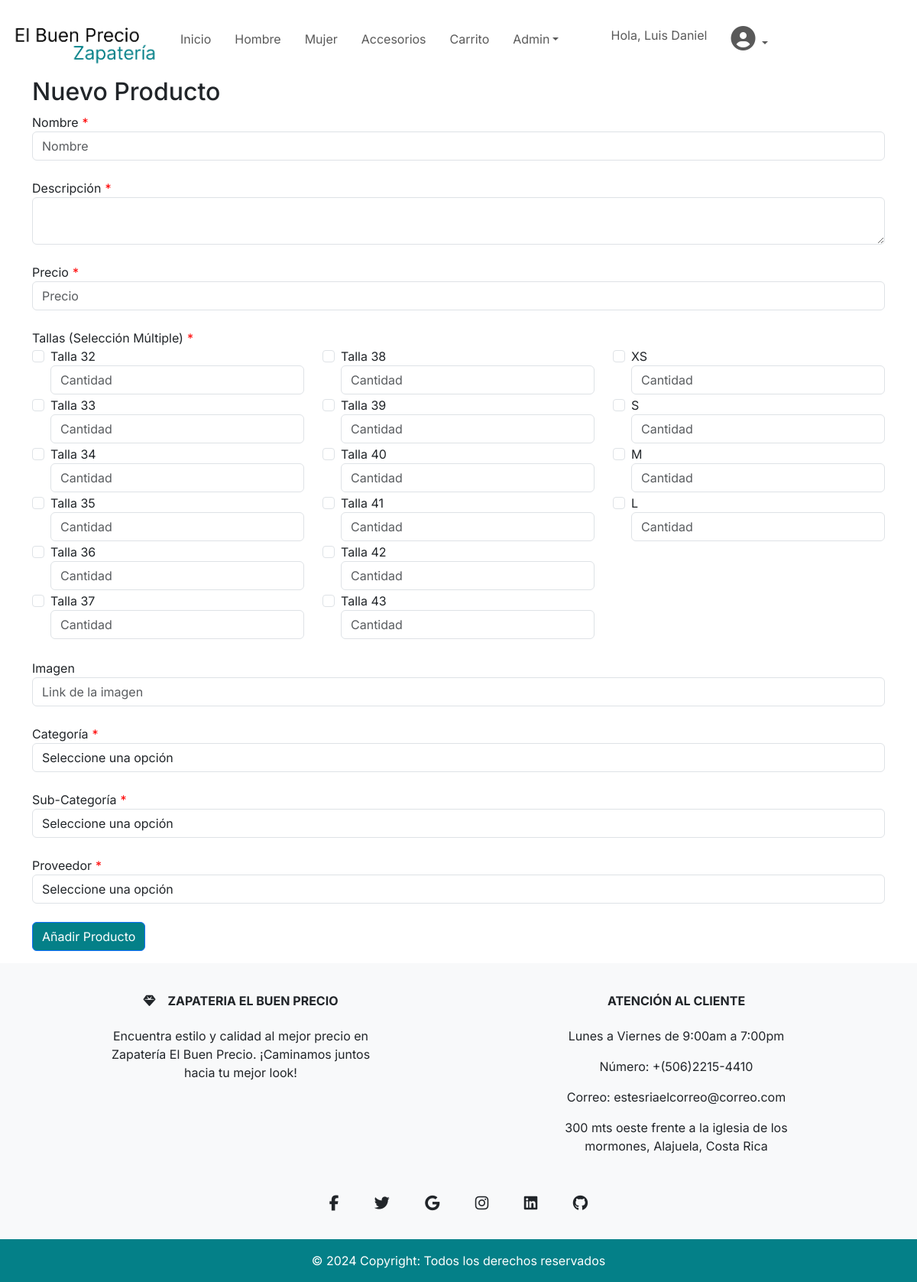
The app's page /agregarproducto.php (signed in) with its own data.
### tables this page shows
CREATE TABLE `tallas` (
  `Id_Talla` int(11) NOT NULL,
  `Descripcion` varchar(255) NOT NULL
);

### DAL/productosCrud.php (called while the page is built, shortened)
<?php
function getArray($sql) {
    try {
        $oConexion = conectarDb();
        if(mysqli_set_charset($oConexion, "utf8")){
            if(!$result = mysqli_query($oConexion, $sql)) die();
            $retorno = array();
            while ($row = mysqli_fetch_array($result)) {
                $retorno[] = $row;
            }
        }
    } catch (\Throwable $th) {
        echo $th;
    }finally{
        Desconectar($oConexion);
    }
    return $retorno;
}
?>

### agregarproducto.php (the view, shortened to what this page needs)
<?php
require_once "DAL/productosCrud.php";
$tallas = getArray("SELECT * FROM tallas");
$nombre = $descripcion = $precio = $cantidad = $talla = $imagen = $categoria = $proveedor = $subcategoria = '';
include_once 'include/templates/header.php';
?>
<main>
    <div class="container">
        <h2>Nuevo Producto</h2>
        <form method="post" action="<?php echo $_SERVER['PHP_SELF']; ?>">
            <div class="form-group">
                <label for="nombre">Nombre<span class="required">*</span></label>
                <input type="text" class="form-control" id="nombre" name="nombre" placeholder="Nombre" maxlength="255"
                    value="<?php echo htmlspecialchars($nombre); ?>">
            </div>
            <br>
            <div class="form-group">
                <label for="descripcion">Descripción<span class="required">*</span></label>
                <textarea class="form-control" id="descripcion" name="descripcion" rows="2"
                    maxlength="255"><?php echo htmlspecialchars($descripcion); ?></textarea>
            </div>
            <br>
            <div class="form-group">
                <label for="precio">Precio<span class="required">*</span></label>
                <input type="number" class="form-control" id="precio" name="precio" placeholder="Precio"
                    value="<?php echo htmlspecialchars($precio); ?>">
            </div>
            <br>
            <div class="form-group">
                <label>Tallas (Selección Múltiple)<span class="required">*</span></label>
                <div class="row">
                    <?php $colSize = ceil(count($tallas) / 3); ?>
                    <?php foreach ($tallas as $index => $tallaItem): ?>
                    <?php if ($index % $colSize === 0): ?>
                    <div class="col-md-4">
                        <?php endif; ?>
                        <div class="form-check">
                            <input class="form-check-input" type="checkbox"
                                id="talla_<?php echo $tallaItem['Id_Talla']; ?>" name="talla[]"
                                value="<?php echo $tallaItem['Id_Talla']; ?>">
                            <label class="form-check-label" for="talla_<?php echo $tallaItem['Id_Talla']; ?>">
                                <?php echo $tallaItem['Descripcion']; ?>
                            </label>
                            <input type="number" class="form-control"
                                id="cantidad_<?php echo $tallaItem['Id_Talla']; ?>"
                                name="cantidad[<?php echo $tallaItem['Id_Talla']; ?>]" placeholder="Cantidad">
                        </div>
                        <?php if (($index + 1) % $colSize === 0 || ($index + 1) === count($tallas)): ?>
                    </div>
                    <?php endif; ?>
                    <?php endforeach; ?>
                </div>
            </div>
            <br>
            <div class="form-group">
                <label for="imagen">Imagen</label>
                <input type="text" class="form-control" id="Imagen" name="imagen" placeholder="Link de la imagen"
                    maxlength="255" value="<?= $imagen ?>">
            </div>
            <br>
            <div class="form-group">
                <label for="categoria">Categoría<span class="required">*</span></label>
                <select class="form-control" id="categoria" name="categoria">
                    <option value="" disabled selected>Seleccione una opción</option>
                </select>
            </div>
            <br>
            <div class="form-group">
                <label for="subcategoria">Sub-Categoría<span class="required">*</span></label>
                <select class="form-control" id="subcategoria" name="subcategoria">
                    <option value="" disabled selected>Seleccione una opción</option>
                </select>
            </div>
            <br>
            <div class="form-group">
                <label for="proveedor">Proveedor<span class="required">*</span></label>
                <select class="form-control" id="proveedor" name="proveedor">
                    <option value="" disabled selected>Seleccione una opción</option>
                </select>
            </div>
            <br>
            <div>
                <button type="submit" class="btn btn-primary color-boton">Añadir Producto</button>
            </div>
        </form>
    </div>
</main>
<?php
include_once 'include/templates/footer.php';
?>

### css/styles.css (style rules this page uses)
* { font-family: "Inter", sans-serif; font-optical-sizing: auto; }
.color-boton { background-color: var(--principal); }
.required { color: red; margin-left: 5px; }

### records on screen
tallas: Descripcion "Talla 32"
tallas: Descripcion "Talla 33"
tallas: Descripcion "Talla 34"
tallas: Descripcion "Talla 35"
tallas: Descripcion "Talla 36"
tallas: Descripcion "Talla 37"
tallas: Descripcion "Talla 38"
tallas: Descripcion "Talla 39"
tallas: Descripcion "Talla 40"
tallas: Descripcion "Talla 41"
tallas: Descripcion "Talla 42"
tallas: Descripcion "Talla 43"
tallas: Descripcion "XS"
tallas: Descripcion "S"
tallas: Descripcion "M"
tallas: Descripcion "L"

### other values on screen
$_SESSION['nombre'] "Luis Daniel"
